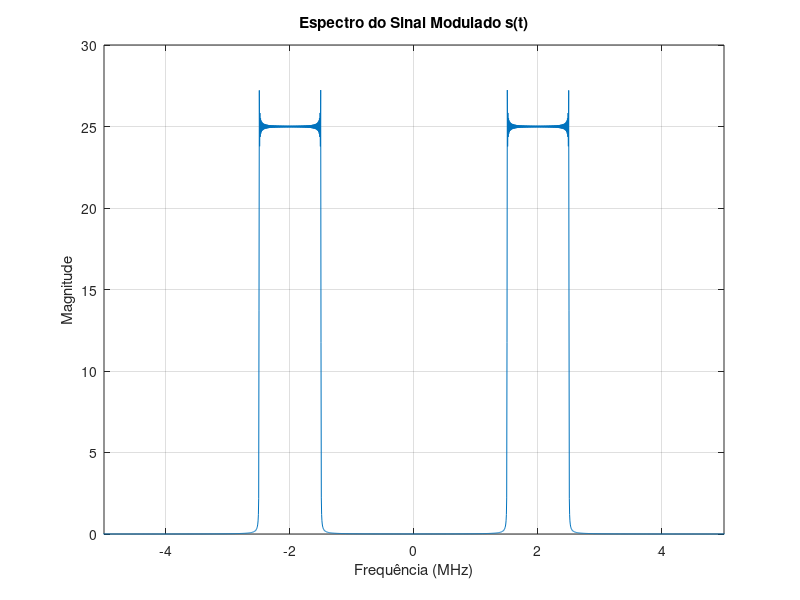

This chart was generated by the following MATLAB code:
% Definindo parâmetros
fc = 2e6; 
fsamp = 50e6; 
t_end = 200e-6; 

% Definindo o intervalo de tempo
t = linspace(0, t_end*1e6, round(t_end * fsamp)); 

% Calculando o sinal de mensagem
x = t - 100; 
mt = sinc(x);

% Calculando a portadora
ct = cos(2 * pi * fc * t * 1e-6); 

% Modulação do sinal de mensagem
st = mt .* ct;

% Calculando a FFT do sinal modulado
N = length(st);
St_fft = fftshift(fft(st));

% Definindo o vetor de frequência
f = (-N/2:N/2-1)*(fsamp/N);

% Plotando o espectro do sinal modulado 
figure;
plot(f/1e6, abs(St_fft));
xlim([-5 5]);
title('Espectro do Sinal Modulado s(t)');
xlabel('Frequência (MHz)');
ylabel('Magnitude');
grid on;